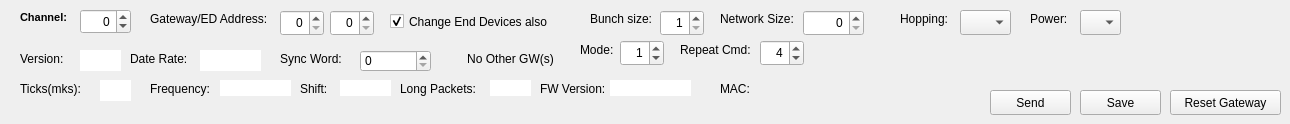
        <widget class="QWidget" name="GatewayTab">
         <property name="toolTip">
          <string>Gateway Tab: Information and parameter settings related to the Ampt Gateway Radio.</string>
         </property>
         <property name="toolTipDuration">
          <number>-1</number>
         </property>
         <attribute name="title">
          <string>Gateway</string>
         </attribute>
         <widget class="QLabel" name="gatewayChannelLabel">
          <property name="geometry">
           <rect>
            <x>20</x>
            <y>9</y>
            <width>60</width>
            <height>16</height>
           </rect>
          </property>
          <property name="sizePolicy">
           <sizepolicy hsizetype="Fixed" vsizetype="Fixed">
            <horstretch>0</horstretch>
            <verstretch>0</verstretch>
           </sizepolicy>
          </property>
          <property name="maximumSize">
           <size>
            <width>10000</width>
            <height>10000</height>
           </size>
          </property>
          <property name="font">
           <font>
            <family>Arial</family>
            <pointsize>8</pointsize>
            <weight>75</weight>
            <bold>true</bold>
           </font>
          </property>
          <property name="toolTip">
           <string>The base channel of the Gateway</string>
          </property>
          <property name="text">
           <string>Channel:</string>
          </property>
         </widget>
         <widget class="QSpinBox" name="gatewayChannelSpinBox">
          <property name="geometry">
           <rect>
            <x>80</x>
            <y>9</y>
            <width>51</width>
            <height>25</height>
           </rect>
          </property>
          <property name="sizePolicy">
           <sizepolicy hsizetype="Fixed" vsizetype="Fixed">
            <horstretch>0</horstretch>
            <verstretch>0</verstretch>
           </sizepolicy>
          </property>
          <property name="toolTip">
           <string>h &lt;xxx&gt;, where &lt;xxx&gt; is -255 to 255.</string>
          </property>
          <property name="layoutDirection">
           <enum>Qt::LeftToRight</enum>
          </property>
          <property name="alignment">
           <set>Qt::AlignRight|Qt::AlignTrailing|Qt::AlignVCenter</set>
          </property>
          <property name="minimum">
           <number>-255</number>
          </property>
          <property name="maximum">
           <number>255</number>
          </property>
         </widget>
         <widget class="QLabel" name="gatewayGatewayEDAddressLabel">
          <property name="geometry">
           <rect>
            <x>150</x>
            <y>10</y>
            <width>131</width>
            <height>17</height>
           </rect>
          </property>
          <property name="toolTip">
           <string>The values for the Gateway and End Device Addresses for the Gateway</string>
          </property>
          <property name="text">
           <string>Gateway/ED Address:</string>
          </property>
         </widget>
         <widget class="QSpinBox" name="gatewayGatewaySpinBox">
          <property name="geometry">
           <rect>
            <x>280</x>
            <y>10</y>
            <width>44</width>
            <height>26</height>
           </rect>
          </property>
          <property name="toolTip">
           <string>B &lt;GGEE&gt;, where the spinbox indicates the GG value.</string>
          </property>
          <property name="layoutDirection">
           <enum>Qt::LeftToRight</enum>
          </property>
          <property name="alignment">
           <set>Qt::AlignRight|Qt::AlignTrailing|Qt::AlignVCenter</set>
          </property>
          <property name="maximum">
           <number>255</number>
          </property>
         </widget>
         <widget class="QSpinBox" name="gatewayEndDeviceSpinBox">
          <property name="geometry">
           <rect>
            <x>330</x>
            <y>10</y>
            <width>44</width>
            <height>26</height>
           </rect>
          </property>
          <property name="toolTip">
           <string>B &lt;GGEE&gt;, where the spinbox indicates the EE value.</string>
          </property>
          <property name="layoutDirection">
           <enum>Qt::LeftToRight</enum>
          </property>
          <property name="alignment">
           <set>Qt::AlignRight|Qt::AlignTrailing|Qt::AlignVCenter</set>
          </property>
          <property name="maximum">
           <number>255</number>
          </property>
         </widget>
         <widget class="QLabel" name="gatewayBunchSizeLabel">
          <property name="geometry">
           <rect>
            <x>590</x>
            <y>10</y>
            <width>71</width>
            <height>17</height>
           </rect>
          </property>
          <property name="toolTip">
           <string>Indicates the number of End Devices in a bunch</string>
          </property>
          <property name="text">
           <string>Bunch size:</string>
          </property>
         </widget>
         <widget class="QSpinBox" name="gatewayBunchSizeSpinBox">
          <property name="geometry">
           <rect>
            <x>660</x>
            <y>10</y>
            <width>44</width>
            <height>26</height>
           </rect>
          </property>
          <property name="toolTip">
           <string>K 6 &lt;XX&gt;, where &lt;XX&gt; is 1 - 16</string>
          </property>
          <property name="layoutDirection">
           <enum>Qt::LeftToRight</enum>
          </property>
          <property name="alignment">
           <set>Qt::AlignRight|Qt::AlignTrailing|Qt::AlignVCenter</set>
          </property>
          <property name="minimum">
           <number>1</number>
          </property>
          <property name="maximum">
           <number>16</number>
          </property>
         </widget>
         <widget class="QLabel" name="gatewayNetworkSizeLabel">
          <property name="geometry">
           <rect>
            <x>720</x>
            <y>10</y>
            <width>81</width>
            <height>17</height>
           </rect>
          </property>
          <property name="toolTip">
           <string>The number of End Devices in the network.</string>
          </property>
          <property name="text">
           <string>Network Size:</string>
          </property>
         </widget>
         <widget class="QSpinBox" name="gatewayNetworkSizeSpinBox">
          <property name="geometry">
           <rect>
            <x>803</x>
            <y>10</y>
            <width>61</width>
            <height>26</height>
           </rect>
          </property>
          <property name="toolTip">
           <string>k &lt;X,&gt; where &lt;X&gt; is 0 - 2000</string>
          </property>
          <property name="alignment">
           <set>Qt::AlignRight|Qt::AlignTrailing|Qt::AlignVCenter</set>
          </property>
          <property name="maximum">
           <number>4079</number>
          </property>
         </widget>
         <widget class="QLabel" name="gatewayHoppingLabel">
          <property name="geometry">
           <rect>
            <x>900</x>
            <y>10</y>
            <width>61</width>
            <height>17</height>
           </rect>
          </property>
          <property name="toolTip">
           <string>Indiates if Gateway is currently hopping based on the base channel.</string>
          </property>
          <property name="text">
           <string>Hopping:</string>
          </property>
         </widget>
         <widget class="QLabel" name="gatewayOtherGatewaysLabel">
          <property name="geometry">
           <rect>
            <x>460</x>
            <y>50</y>
            <width>101</width>
            <height>17</height>
           </rect>
          </property>
          <property name="text">
           <string>No Other GW(s)</string>
          </property>
          <property name="alignment">
           <set>Qt::AlignCenter</set>
          </property>
         </widget>
         <widget class="QPushButton" name="gatewaySendPushButton">
          <property name="geometry">
           <rect>
            <x>990</x>
            <y>90</y>
            <width>81</width>
            <height>25</height>
           </rect>
          </property>
          <property name="cursor">
           <cursorShape>PointingHandCursor</cursorShape>
          </property>
          <property name="toolTip">
           <string/>
          </property>
          <property name="text">
           <string>Send</string>
          </property>
         </widget>
         <widget class="QCheckBox" name="gatewayChangeEndDevicesAlsoCheckBox">
          <property name="geometry">
           <rect>
            <x>390</x>
            <y>10</y>
            <width>171</width>
            <height>23</height>
           </rect>
          </property>
          <property name="toolTip">
           <string>Set the Gateway End Device Addresses before changing the associated Gateway values</string>
          </property>
          <property name="text">
           <string>Change End Devices also</string>
          </property>
          <property name="checked">
           <bool>true</bool>
          </property>
         </widget>
         <widget class="QPushButton" name="gatewaySavePushButton">
          <property name="geometry">
           <rect>
            <x>1080</x>
            <y>90</y>
            <width>81</width>
            <height>25</height>
           </rect>
          </property>
          <property name="cursor">
           <cursorShape>PointingHandCursor</cursorShape>
          </property>
          <property name="text">
           <string>Save</string>
          </property>
         </widget>
         <widget class="QPushButton" name="gatewayResetGatewayPushButton">
          <property name="geometry">
           <rect>
            <x>1170</x>
            <y>90</y>
            <width>111</width>
            <height>25</height>
           </rect>
          </property>
          <property name="cursor">
           <cursorShape>PointingHandCursor</cursorShape>
          </property>
          <property name="text">
           <string>Reset Gateway</string>
          </property>
         </widget>
         <widget class="QLabel" name="gatewayVersionLabel">
          <property name="geometry">
           <rect>
            <x>20</x>
            <y>50</y>
            <width>51</width>
            <height>17</height>
           </rect>
          </property>
          <property name="toolTip">
           <string>THe version of the Gateway (cannot change value)</string>
          </property>
          <property name="text">
           <string>Version:</string>
          </property>
         </widget>
         <widget class="QLineEdit" name="gatewayVersionLineEdit">
          <property name="geometry">
           <rect>
            <x>80</x>
            <y>50</y>
            <width>41</width>
            <height>21</height>
           </rect>
          </property>
          <property name="frame">
           <bool>false</bool>
          </property>
          <property name="readOnly">
           <bool>true</bool>
          </property>
         </widget>
         <widget class="QLabel" name="gatewayMicroSecondsInTicksLabel">
          <property name="geometry">
           <rect>
            <x>20</x>
            <y>80</y>
            <width>81</width>
            <height>17</height>
           </rect>
          </property>
          <property name="toolTip">
           <string>Number of micro seconds in a Tick</string>
          </property>
          <property name="text">
           <string>Ticks(mks):</string>
          </property>
         </widget>
         <widget class="QLineEdit" name="gatewayMicroSecondsInTickLineEdit">
          <property name="geometry">
           <rect>
            <x>100</x>
            <y>80</y>
            <width>31</width>
            <height>21</height>
           </rect>
          </property>
          <property name="frame">
           <bool>false</bool>
          </property>
          <property name="readOnly">
           <bool>true</bool>
          </property>
         </widget>
         <widget class="QLabel" name="gatewayDataRateLabel">
          <property name="geometry">
           <rect>
            <x>130</x>
            <y>50</y>
            <width>61</width>
            <height>17</height>
           </rect>
          </property>
          <property name="toolTip">
           <string>Baud rate for communication between Gateway and End Device.</string>
          </property>
          <property name="text">
           <string>Date Rate:</string>
          </property>
         </widget>
         <widget class="QLineEdit" name="gatewayDataRateLineEdit">
          <property name="geometry">
           <rect>
            <x>200</x>
            <y>50</y>
            <width>61</width>
            <height>21</height>
           </rect>
          </property>
          <property name="frame">
           <bool>false</bool>
          </property>
          <property name="readOnly">
           <bool>true</bool>
          </property>
         </widget>
         <widget class="QLabel" name="gatewayFrequencyLabel">
          <property name="geometry">
           <rect>
            <x>150</x>
            <y>80</y>
            <width>71</width>
            <height>17</height>
           </rect>
          </property>
          <property name="text">
           <string>Frequency:</string>
          </property>
         </widget>
         <widget class="QLineEdit" name="gatewayFrequencyLineEdit">
          <property name="geometry">
           <rect>
            <x>220</x>
            <y>80</y>
            <width>71</width>
            <height>16</height>
           </rect>
          </property>
          <property name="frame">
           <bool>false</bool>
          </property>
         </widget>
         <widget class="QLabel" name="gatewaySyncWordLabel">
          <property name="geometry">
           <rect>
            <x>280</x>
            <y>50</y>
            <width>71</width>
            <height>17</height>
           </rect>
          </property>
          <property name="text">
           <string>Sync Word:</string>
          </property>
         </widget>
         <widget class="QLabel" name="gatewayPowerLabel">
          <property name="geometry">
           <rect>
            <x>1030</x>
            <y>10</y>
            <width>51</width>
            <height>17</height>
           </rect>
          </property>
          <property name="toolTip">
           <string>Indiates the GW Radio power</string>
          </property>
          <property name="text">
           <string>Power:</string>
          </property>
         </widget>
         <widget class="QComboBox" name="gatewayPowerComboBox">
          <property name="geometry">
           <rect>
            <x>1080</x>
            <y>10</y>
            <width>41</width>
            <height>25</height>
           </rect>
          </property>
          <property name="toolTip">
           <string>P &lt;N&gt;, where &lt;N&gt; is 1,0,-1,-2,-4,-6,-8,-15,-25,-35, -65</string>
          </property>
         </widget>
         <widget class="QLabel" name="gatewayMACLabel">
          <property name="geometry">
           <rect>
            <x>720</x>
            <y>80</y>
            <width>31</width>
            <height>17</height>
           </rect>
          </property>
          <property name="toolTip">
           <string>The MAC address of the Gateway</string>
          </property>
          <property name="text">
           <string>MAC:</string>
          </property>
         </widget>
         <widget class="QLabel" name="gatewayShiftLabel">
          <property name="geometry">
           <rect>
            <x>300</x>
            <y>80</y>
            <width>41</width>
            <height>17</height>
           </rect>
          </property>
          <property name="text">
           <string>Shift:</string>
          </property>
         </widget>
         <widget class="QLineEdit" name="gatewayShiftLineEdit">
          <property name="geometry">
           <rect>
            <x>340</x>
            <y>80</y>
            <width>51</width>
            <height>16</height>
           </rect>
          </property>
          <property name="minimumSize">
           <size>
            <width>0</width>
            <height>0</height>
           </size>
          </property>
          <property name="maximumSize">
           <size>
            <width>16777215</width>
            <height>16777215</height>
           </size>
          </property>
          <property name="frame">
           <bool>false</bool>
          </property>
          <property name="readOnly">
           <bool>true</bool>
          </property>
         </widget>
         <widget class="QLabel" name="gatewayLongPacketLabel">
          <property name="geometry">
           <rect>
            <x>400</x>
            <y>80</y>
            <width>91</width>
            <height>17</height>
           </rect>
          </property>
          <property name="layoutDirection">
           <enum>Qt::LeftToRight</enum>
          </property>
          <property name="text">
           <string>Long Packets:</string>
          </property>
         </widget>
         <widget class="QLineEdit" name="gatewayLongPacketsLineEdit">
          <property name="geometry">
           <rect>
            <x>490</x>
            <y>80</y>
            <width>41</width>
            <height>16</height>
           </rect>
          </property>
          <property name="frame">
           <bool>false</bool>
          </property>
          <property name="readOnly">
           <bool>true</bool>
          </property>
         </widget>
         <widget class="QComboBox" name="gatewayHoppingComboBox">
          <property name="geometry">
           <rect>
            <x>960</x>
            <y>10</y>
            <width>51</width>
            <height>25</height>
           </rect>
          </property>
          <property name="toolTip">
           <string>H &lt;X&gt;, where &lt;X &gt; is 0 (off) or 1 (on).</string>
          </property>
         </widget>
         <widget class="QLabel" name="gatewayMACDataLabel">
          <property name="geometry">
           <rect>
            <x>760</x>
            <y>80</y>
            <width>111</width>
            <height>16</height>
           </rect>
          </property>
          <property name="text">
           <string/>
          </property>
         </widget>
         <widget class="QSpinBox" name="gatewaySyncwordSpinBox">
          <property name="geometry">
           <rect>
            <x>360</x>
            <y>50</y>
            <width>71</width>
            <height>22</height>
           </rect>
          </property>
          <property name="toolTip">
           <string>The Sync Word to use by the Gateway.</string>
          </property>
          <property name="layoutDirection">
           <enum>Qt::LeftToRight</enum>
          </property>
          <property name="maximum">
           <number>65535</number>
          </property>
          <property name="displayIntegerBase">
           <number>16</number>
          </property>
         </widget>
         <widget class="QLabel" name="gatewayModeLabel">
          <property name="geometry">
           <rect>
            <x>580</x>
            <y>40</y>
            <width>41</width>
            <height>20</height>
           </rect>
          </property>
          <property name="toolTip">
           <string>Sets the Gateway mode (command only, no PB changes)</string>
          </property>
          <property name="text">
           <string>Mode:</string>
          </property>
         </widget>
         <widget class="QSpinBox" name="gatewayModeSpinBox">
          <property name="geometry">
           <rect>
            <x>620</x>
            <y>40</y>
            <width>44</width>
            <height>26</height>
           </rect>
          </property>
          <property name="toolTip">
           <string>Y &lt;X&gt;, where &lt;X&gt; is 0 (listen only), 1 (Normal), 2,3,4</string>
          </property>
          <property name="layoutDirection">
           <enum>Qt::LeftToRight</enum>
          </property>
          <property name="alignment">
           <set>Qt::AlignRight|Qt::AlignTrailing|Qt::AlignVCenter</set>
          </property>
          <property name="maximum">
           <number>4</number>
          </property>
          <property name="value">
           <number>1</number>
          </property>
         </widget>
         <widget class="QLabel" name="gatewayRepeatCommandsLabel">
          <property name="geometry">
           <rect>
            <x>680</x>
            <y>40</y>
            <width>81</width>
            <height>20</height>
           </rect>
          </property>
          <property name="toolTip">
           <string>How many times to send a command from gateway.</string>
          </property>
          <property name="text">
           <string>Repeat Cmd:</string>
          </property>
         </widget>
         <widget class="QSpinBox" name="gatewayRepeatCommandSpinBox">
          <property name="geometry">
           <rect>
            <x>760</x>
            <y>40</y>
            <width>44</width>
            <height>26</height>
           </rect>
          </property>
          <property name="toolTip">
           <string>Y &lt;X&gt;, where &lt;X&gt; is 0 (listen only), 1 (Normal), 2,3,4</string>
          </property>
          <property name="layoutDirection">
           <enum>Qt::LeftToRight</enum>
          </property>
          <property name="alignment">
           <set>Qt::AlignRight|Qt::AlignTrailing|Qt::AlignVCenter</set>
          </property>
          <property name="minimum">
           <number>1</number>
          </property>
          <property name="maximum">
           <number>32</number>
          </property>
          <property name="value">
           <number>4</number>
          </property>
         </widget>
         <widget class="QLabel" name="gatewayFWVersionLabel">
          <property name="geometry">
           <rect>
            <x>540</x>
            <y>80</y>
            <width>91</width>
            <height>17</height>
           </rect>
          </property>
          <property name="toolTip">
           <string>The FW Version running on the gateway.</string>
          </property>
          <property name="layoutDirection">
           <enum>Qt::LeftToRight</enum>
          </property>
          <property name="text">
           <string>FW Version:</string>
          </property>
         </widget>
         <widget class="QLineEdit" name="gatewayFWVersionLineEdit">
          <property name="geometry">
           <rect>
            <x>610</x>
            <y>80</y>
            <width>81</width>
            <height>16</height>
           </rect>
          </property>
          <property name="frame">
           <bool>false</bool>
          </property>
         </widget>
        </widget>
